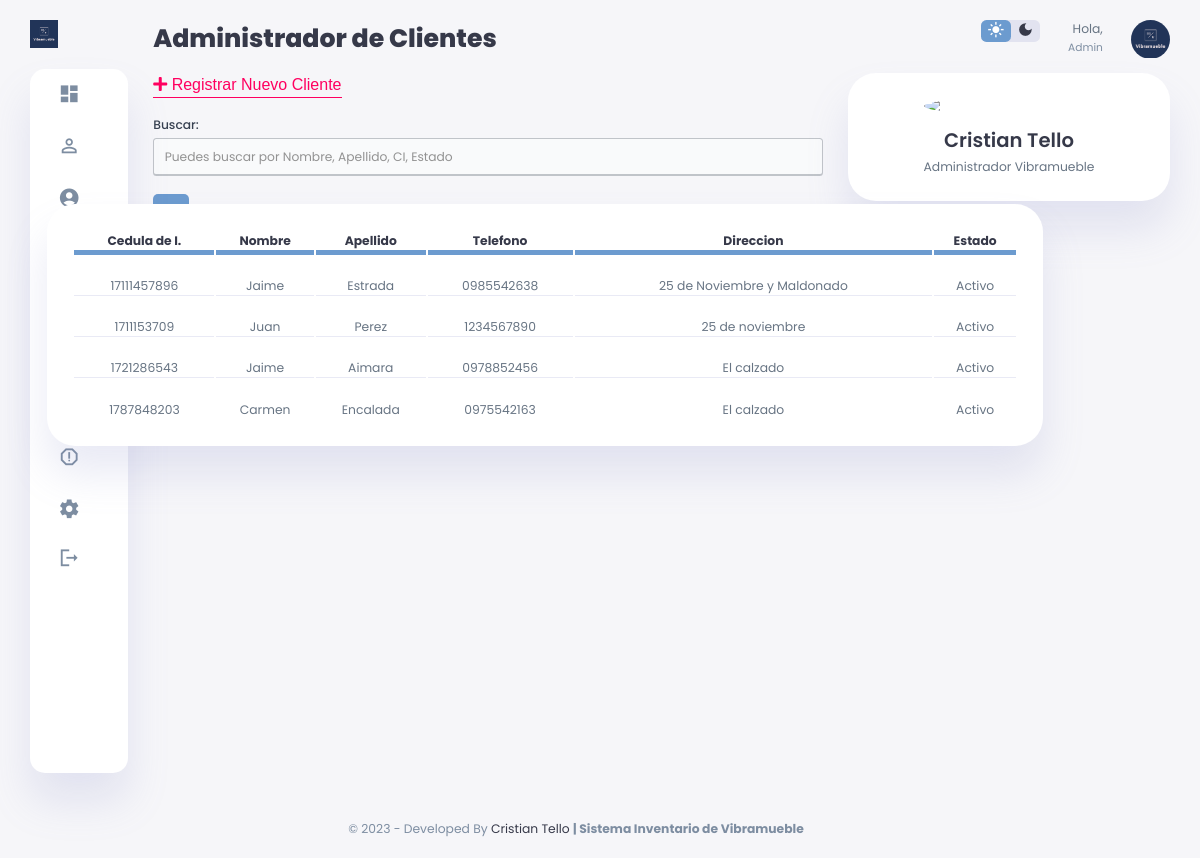
The app's page /php/clientes_panel.php, older data.
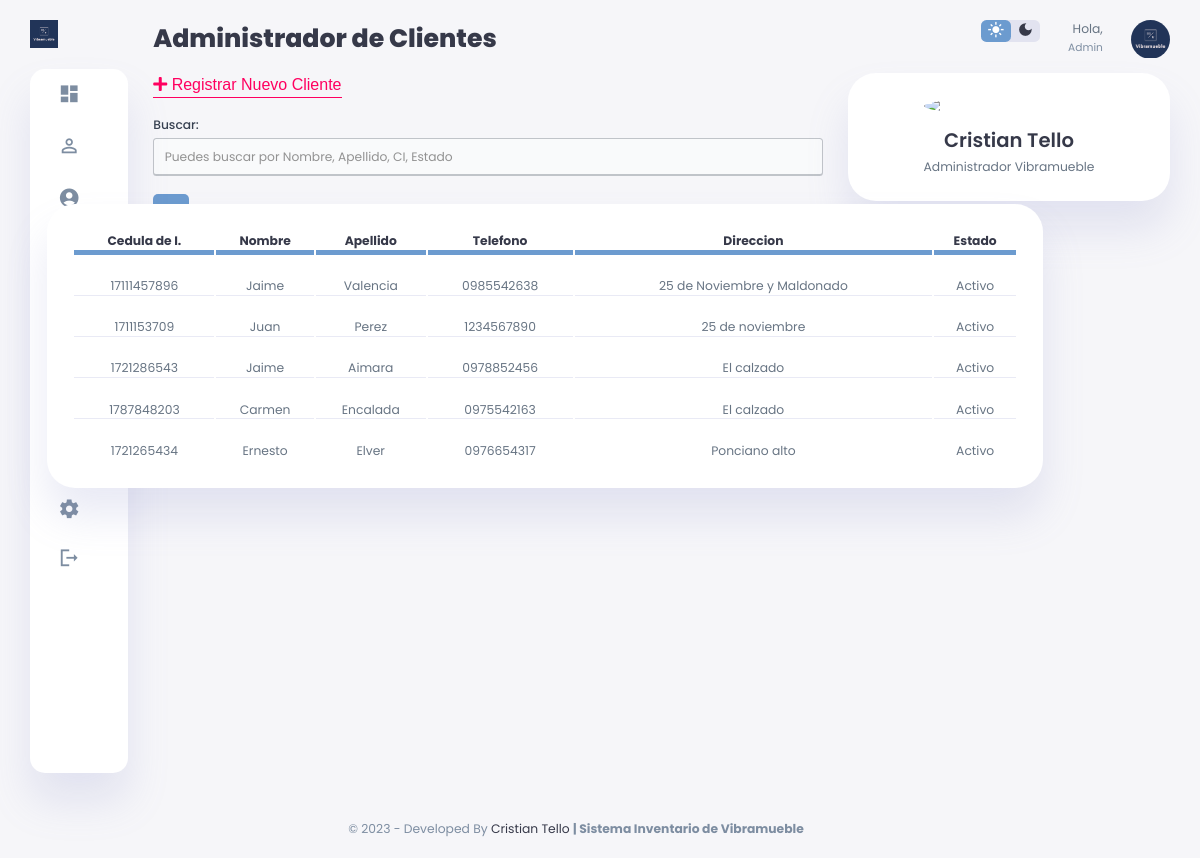
The same page, newer data.
### tables this page shows
CREATE TABLE `cliente` (
  `Id_Cliente` int(11) NOT NULL,
  `CI_Cliente` varchar(100) NOT NULL,
  `Nombre_Cliente` varchar(100) NOT NULL,
  `Apellido_Cliente` varchar(100) NOT NULL,
  `Telefono_Cliente` varchar(100) NOT NULL,
  `Direccion_Cliente` varchar(100) NOT NULL,
  `Estado_Cliente` int(2) NOT NULL DEFAULT 1,
  `Dateadd_Cliente` datetime NOT NULL DEFAULT current_timestamp(),
  `Id_Usuario` int(11) NOT NULL
);

### php/clientes_panel.php (the view, shortened to what this page needs)
<?php
include('dbconnection.php');
include('parts/head.php');
?>
</head>
<body>
    <?php
    include('parts/sidebar.php')
    ?>
    <main>
        <h1>Administrador de Clientes</h1>
        <br>
        <p>
            <button class="button-modal" data-modal="form-cliente">
                <span><i class='fa fa-plus'></i></span>
                Registrar Nuevo Cliente
            </button>
        </p>
        <div class="nice-form-group">
            <div class="nice-form-group" width="30%">
                <label for="campo">Buscar: </label>
                <input type="text" class="campo" name="campo" id="campo" placeholder="Puedes buscar por Nombre, Apellido, CI, Estado" />
            </div>
        </div>
        <div class="recent-orders">
            <table>
                <thead>
                    <tr>
                        <th>Cedula de I.</th>
                        <th>Nombre</th>
                        <th>Apellido</th>
                        <th>Telefono</th>
                        <th>Direccion</th>
                        <th class="status">Estado</th>
                    </tr>
                </thead>
                <tbody class="content">
                    <?php
                    $sql_register = mysqli_query($con, "SELECT COUNT(*) as total_registro FROM cliente");
                    $result_register = mysqli_fetch_array($sql_register);
                    $total_registro = $result_register['total_registro'];
                    $por_pagina = 5;
                    if (empty($_GET['pagina'])) {
                        $pagina = 1;
                    } else {
                        $pagina = $_GET['pagina'];
                    }
                    $desde = ($pagina - 1) * $por_pagina;
                    $total_paginas = ceil($total_registro / $por_pagina);
                    $ret = mysqli_query($con, "SELECT * FROM cliente LIMIT $desde,$por_pagina");
                    $row = mysqli_num_rows($ret);
                    if ($row > 0) {
                        while ($row = mysqli_fetch_array($ret)) {
                            if ($row['Estado_Cliente'] == 1) {
                                $estado_text = "Activo";
                                $color_row = "";
                            } else {
                                $estado_text = "Inactivo";
                                $color_row = "style='background-color: #ffb0b0; '";
                                $display = "style='display: none; '";
                                $displayActive = "style='display: '";
                            }
                    ?>
                            <tr class="id_row" <?php echo $color_row; ?> id="<?php echo $row['Id_Cliente'] ?>">
                                <td>
                                    <div class="nice-form-group">
                                        <span class="editSpan ci"><?php echo $row['CI_Cliente']; ?></span>
                                    </div>
                                </td>
                                <td>
                                    <div class="nice-form-group">
                                        <span class="editSpan first_name"><?php echo $row['Nombre_Cliente']; ?></span>
                                    </div>
                                </td>
                                <td>
                                    <div class="nice-form-group">
                                        <span class="editSpan last_name"><?php echo $row['Apellido_Cliente']; ?></span>
                                    </div>
                                </td>
                                <td>
                                    <div class="nice-form-group">
                                        <span class="editSpan phone"><?php echo $row['Telefono_Cliente']; ?></span>
                                    </div>
                                </td>
                                <td>
                                    <div class="nice-form-group">
                                        <span class="editSpan adress"><?php echo $row['Direccion_Cliente']; ?></span>
                                    </div>
                                </td>
                                <td>
                                    <div class="nice-form-group">
                                        <span class="editSpan password"><?php echo $estado_text; ?></span>
                                    </div>
                                </td>
                            </tr>
                        <?php
                        }
                    } else { ?>
                        <tr>
                            <th style="text-align:center; color:red;" colspan="8">No hay datos</th>
                        </tr>
                    <?php }
                    ?>
                </tbody>
            </table>
        </div>
        <br>
        <div class="pagination">
            <?php
            for ($i = 1; $i <= $total_paginas; $i++) {
                if ($i == $pagina) {
                    echo '<a class="active">' . $i . '</a>';
                } else {
                    echo '<a href="?pagina=' . $i . '">' . $i . '</a>';
                }
            }
            ?>
        </div>
    </main>
    <?php
    include('parts/right_section.php');
    ?>
    </div>
    <?php
    include('parts/footer.php');
    ?>
</body>

### php/parts/head.php (shortened to what this page needs)
<!DOCTYPE html>
<html lang="en">
<head>
    <link rel="stylesheet" href="../assets/fontawesome/css/all.min.css">
    <link rel="stylesheet" href="../css/style.css">
    <link rel="stylesheet" href="../css/form_style.css">
    <link rel="stylesheet" href="../css/modal_form_style.css">

### php/parts/sidebar.php (shortened to what this page needs)
<div class="container">
    <aside>
        <div class="toggle">
            <div class="logo">
                <img src="../img/logo.png" />
            </div>
        </div>
        <div class="sidebar">
            <a href="#">
                <span class="material-icons-sharp"> dashboard </span>
            </a>
            <a href="usuarios_panel.php">
                <span class="material-icons-sharp"> person_outline </span>
            </a>
            <a href="clientes_panel.php">
                <span class="material-icons-sharp"> account_circle </span>
            </a>
            <a href="materiales_panel.php">
            </a>
            <a href="productos_panel.php">
            </a>
            <a href="factura_panel.php">
                <span class="message-count">27</span>
            </a>
            <a href="inventario_panel.php">
            </a>
            <a href="proveedor_panel.php">
                <span class="material-icons-sharp"> report_gmailerrorred </span>
            </a>
            <a href="#">
                <span class="material-icons-sharp"> settings </span>
            </a>
            <a href="cerrar_sesion.php">
                <span class="material-icons-sharp"> logout </span>
            </a>
        </div>
    </aside>

### php/parts/right_section.php (shortened to what this page needs)
<div class="right-section">
    <div class="nav">
        <div class="dark-mode">
            <span class="material-icons-sharp active"> light_mode </span>
            <span class="material-icons-sharp"> dark_mode </span>
        </div>
        <div class="profile">
            <div class="info">
                <p>Hola, <b><?php "Cristian" ?></b></p>
                <small class="text-muted">Admin</small>
            </div>
            <div class="profile-photo">
                <img src="../img/logo.png" />
            </div>
        </div>
    </div>
    <div class="user-profile">
        <div class="logo">
            <img src="../img/perfil/perfil.jpg ?>" />
            <h2><?php echo 'Cristian' ?>&nbsp;<?php echo 'Tello' ?></h2>
            <p>Administrador Vibramueble</p>
        </div>
    </div>
</div>

### php/parts/footer.php (shortened to what this page needs)
<footer>
    <div class="row align-items-center justify-content-xl-between">
        <div class="col-xl-6">
            <div class="copyright text-center text-xl-left text-muted">
                &copy; 2023 - Developed By <a href="">Cristian Tello</a>
                <strong> | Sistema Inventario de Vibramueble</strong>
            </div>
        </div>
    </div>
</footer>

### css/form_style.css (style rules this page uses)
.nice-form-group { --nf-input-size: 1rem; --nf-input-font-size: calc(var(--nf-input-size) * 0.875); --nf-small-font-size: calc(var(--nf-input-size) * 0.875); --nf-input-font-family: inherit; --nf-label-font-family: inherit; --nf-input-color: #20242f; --nf-input-border-radius: 0.25rem; --nf-input-placeholder-color: #929292; --nf-input-border-color: #c0c4c9; --nf-input-border-width: 1px; --nf-input-border-style: solid; --nf-input-border-bottom-width: 2px; --nf-input-focus-border-color: #3b4ce2; --nf-input-background-color: #f9fafb; --nf-invalid-input-border-color: var(--nf-input-border-color); --nf-invalid-input-background-color: var(--nf-input-background-color); --nf-invalid-input-color: var(--nf-input-color); --nf-valid-input-border-color: var(--nf-input-border-color); --nf-valid-input-background-color: var(--nf-input-background-color); --nf-valid-input-color: inherit; --nf-invalid-input-border-bottom-color: red; --nf-valid-input-border-bottom-color: green; --nf-label-font-size: var(--nf-small-font-size); --nf-label-color: #374151; --nf-label-font-weight: 500; --nf-slider-track-background: #dfdfdf; --nf-slider-track-height: 0.25rem; --nf-slider-thumb-size: calc(var(--nf-slider-track-height) * 4); --nf-slider-track-border-radius: var(--nf-slider-track-height); --nf-slider-thumb-border-width: 2px; --nf-slider-thumb-border-focus-width: 1px; --nf-slider-thumb-border-color: #fff; --nf-slider-thumb-background: var(--nf-input-focus-border-color); display: block; margin-top: calc(var(--nf-input-size) * 1.5); line-height: 1; white-space: nowrap; --switch-orb-size: var(--nf-input-size); --switch-orb-offset: calc(var(--nf-input-border-width) * 2); --switch-width: calc(var(--nf-input-size) * 2.5); --switch-height: calc(var(--nf-input-size) * 1.25 + var(--switch-orb-offset)); }
.nice-form-group > label { font-weight: var(--nf-label-font-weight); display: block; color: var(--nf-label-color); font-size: var(--nf-label-font-size); font-family: var(--nf-label-font-family); margin-bottom: calc(var(--nf-input-size) / 2); white-space: normal; }
.nice-form-group > .nice-form-group { margin-top: calc(var(--nf-input-size) / 2); }
.nice-form-group > input[type="checkbox"], .nice-form-group > input[type="date"], .nice-form-group > input[type="email"], .nice-form-group > input[type="month"], .nice-form-group > input[type="number"], .nice-form-group > input[type="password"], .nice-form-group > input[type="radio"], .nice-form-group > input[type="search"], .nice-form-group > input[type="tel"], .nice-form-group > input[type="text"], .nice-form-group > input[type="time"], .nice-form-group > input[type="url"], .nice-form-group > input[type="week"], .nice-form-group > select, .nice-form-group > textarea { background: var(--nf-input-background-color); font-family: inherit; font-size: var(--nf-input-font-size); border-bottom-width: var(--nf-input-border-width); font-family: var(--nf-input-font-family); box-shadow: none; border-radius: var(--nf-input-border-radius); border: var(--nf-input-border-width) var(--nf-input-border-style) var(--nf-input-border-color); border-bottom: var(--nf-input-border-bottom-width) var(--nf-input-border-style) var(--nf-input-border-color); color: var(--nf-input-color); width: 100%; padding: calc(var(--nf-input-size) * 0.75); height: calc(var(--nf-input-size) * 2.75); line-height: normal; -webkit-appearance: none; -moz-appearance: none; appearance: none; transition: all 0.15s ease-out; --icon-padding: calc(var(--nf-input-size) * 2.25); --icon-background-offset: calc(var(--nf-input-size) * 0.75); }

### css/modal_form_style.css (style rules this page uses)
button.button-modal { background: none; border-top: none; outline: none; border-right: none; border-left: none; border-bottom: #ff0060 1px solid; padding: 0 0 3px 0; font-size: 16px; color: #ff0060; cursor: pointer; }

Row changes from the older to the newer data that the page shows:
changed cliente "25 de Noviembre y Maldonado": Apellido_Cliente "Estrada" → "Valencia"
added cliente: CI_Cliente "1721265434", Nombre_Cliente "Ernesto", Apellido_Cliente "Elver", Telefono_Cliente "0976654317", Direccion_Cliente "Ponciano alto", Estado_Cliente "Activo"
